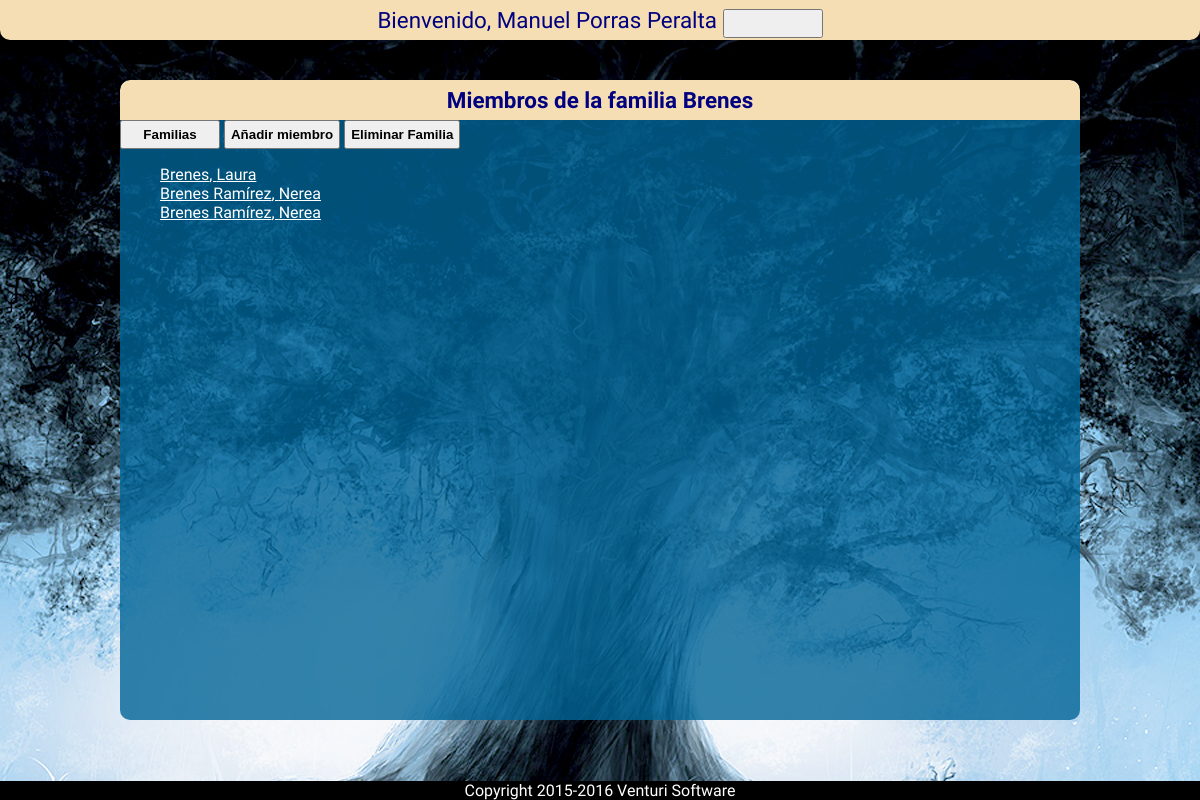
Before: /family/2/ (signed in) with the older database file.
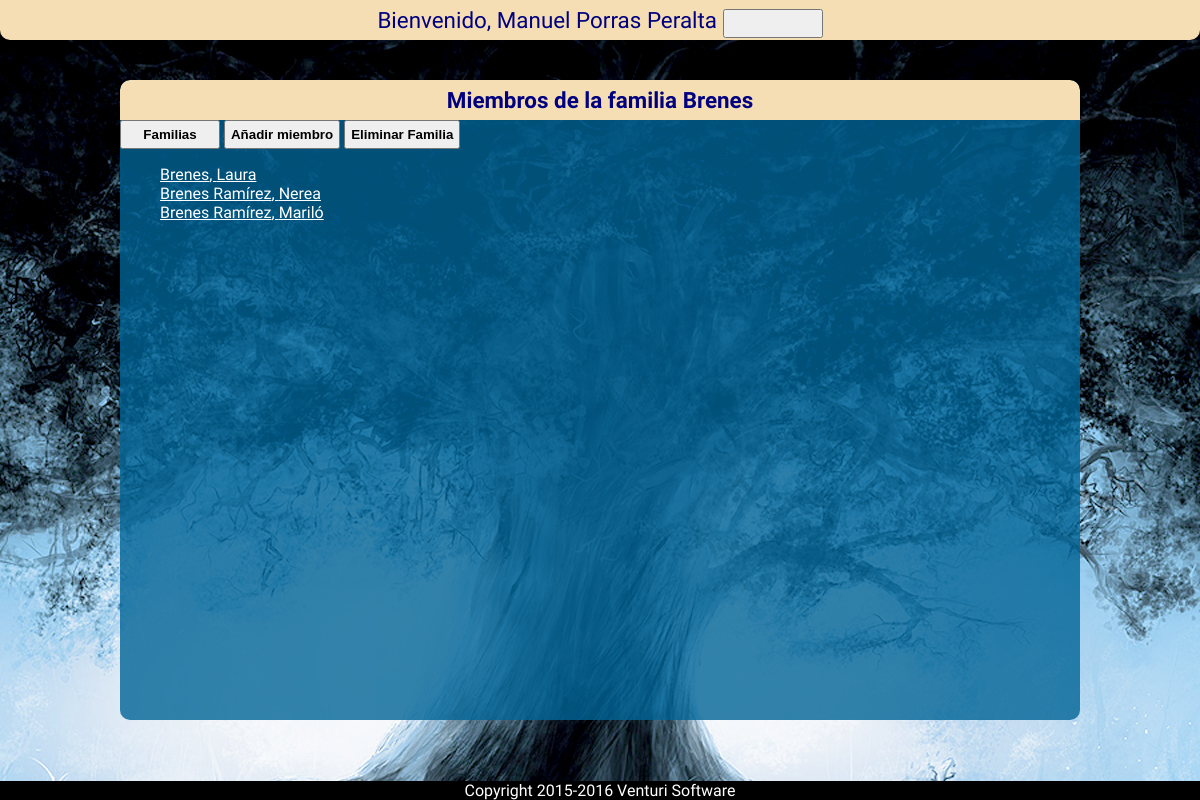
After: the same page with the newer database file.
### family/models.py (models this page shows, shortened)
class Member(models.Model):
	member_family_id = models.ForeignKey(Family,verbose_name='ID Familia') #Clave ajena que une al miembro de la familia con su familia
	member_name = models.CharField(verbose_name='Nombre',max_length=100) #Nombre del miembro de la familia
	member_surname = models.CharField(verbose_name='Apellidos',max_length=100) #Apellido o Apellidos del miembro de la familia
	member_sex = models.CharField(verbose_name='Sexo',choices=(('Hombre','Hombre'),('Mujer','Mujer'),('No especificado','No especificado')),max_length=20) #Sexo del miembro de la familia
	member_birth = models.DateField('Fecha de nacimiento',help_text='Fecha en este formato <em>YYYY-MM-DD</em>') #Fecha de nacimiento
	member_rip = models.DateField('Fecha de fallecimiento',null=True,blank=True) #Fecha de defunción
	member_profile_image = models.ImageField('Foto de perfil',null=True,blank=True) #Imagen de perfil del miembro de la familia
	member_partner_id = models.IntegerField(default=0,null=True,blank=True,verbose_name='ID Pareja') #ID del cónyuge que sirve de enlace a una nueva familia
	member_email = models.EmailField('E-Mail',null=True,blank=True) #Correo electrónico de contacto

### family/views.py (the view)
# urls.py: url(r'^(?P<req_id>[0-9])+/$', login_required(views.reqFamily), name='family'),
def reqFamily(request, req_id):
	family = get_object_or_404(Family, pk=req_id)
	members = Member.objects.filter(member_family_id=req_id)
	context = {'family':family,'members':members}
	return render(request, 'family/viewFamily.html',context)

### family/templates/family/viewFamily.html (shortened to what this page needs)
{% extends "base.html" %}
{% block content %}
<div class="cabecera_seccion">
	<h1 class="titulo_seccion">Miembros de la familia {{ family.family_name }}</h1>
	<input type="button" onclick="location.href='{% url 'family:family' %}'" value="Familias"/>
	<input onclick="location.href='{% url 'family:add_member' family.id %}'" type="submit" value="Añadir miembro"/>
	<input type="button" onclick="location.href='{% url 'family:delete_family' family.id %}'" value="Eliminar Familia"/>
	{% if members %}
		<ul>
		{% for famMember in members %}
			<li><a href="{% url 'family:member' famMember.id %}">{{ famMember.member_surname }}, {{ famMember.member_name }}</a></li>
		{% endfor %}
		</ul>
	{% else %}
		<p>No hay ningún miembro registrado o dado de alta.</p>
	{% endif %}
</div>
{% endblock %}

Changed rows visible on the page:
changed Member: member_name "Nerea" → "Mariló"
